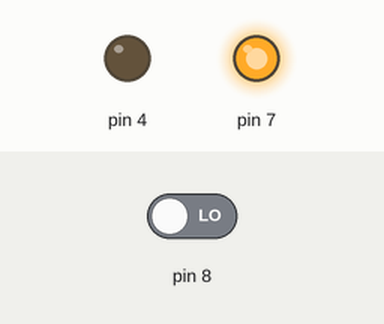
This sketch was run on a simulated Arduino Uno, built with avr-gcc and run on an emulated ATmega328P. Shown: output pins drawn as LEDs (lit = HIGH). Dashed ring = blinking. The test bench sets the inputs (shaded band); at power-on: pin 8 LOW.

Above: at 1.2 s.
1.3 s: pin 8 driven HIGH
At 2.08 s:
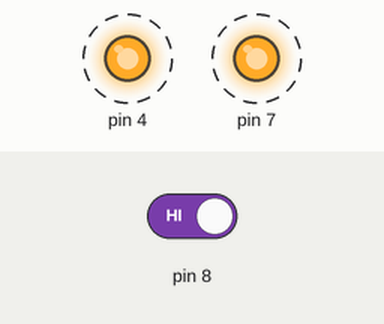
4.3 s: pin 8 driven LOW
At 4.32 s:
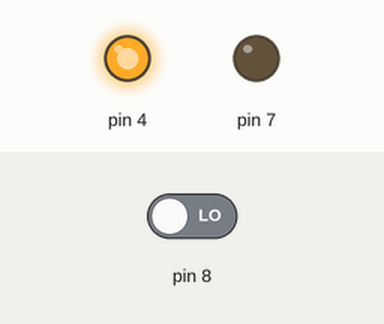
At 5.7 s:
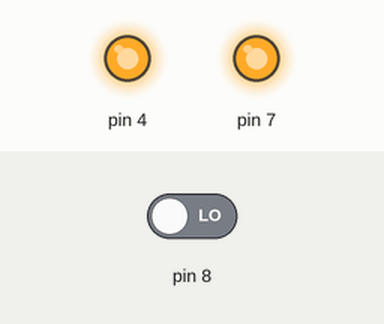
Timing chart, 0 to 7.3 s (numbered marks = the images above; inputs shaded):
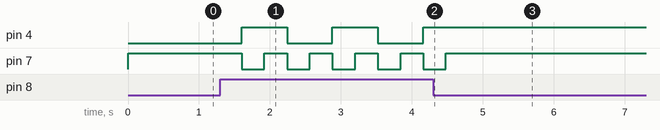

Measured:
- after the input at 1.3 s, pin 4: alternates HIGH for 0.64 s and LOW for 0.64 s, starting after 0.30 s; pin 7: alternates HIGH for 0.32 s and LOW for 0.32 s, starting after 0.30 s
- after the input at 4.3 s, pin 4: stops changing and stays HIGH; pin 7: goes on until 4.5 s, then stays HIGH

The sketch:

in_out.ino
```cpp
// Variables
int boton=0;
int Nivel=4; // 4 cambios al presionar el boton

void setup(){
    // Pin de entrada
    pinMode(8, INPUT);
    // Pines de salida
    pinMode(7, OUTPUT);
    pinMode(4, OUTPUT);
}

void loop(){
    boton=digitalRead(8); // se lee el estado del pin 8 (boton)

    if(boton==HIGH){
        Nivel--; // cada que cambia el estado cambia el valor a imprimir
        delay(300); // delay para que el cambio no sea instantaneo
        if(Nivel<1){ // cuando el valor llega a 0
            Nivel=4; // se regresa a 4
        }
    }

    if(Nivel==4){ // modo 1
        digitalWrite(4,LOW); // apagado
        digitalWrite(7,HIGH); // encendido
        delay(20);
    }
    else if(Nivel==3){ // modo 2
        digitalWrite(4,HIGH); // prendido
        digitalWrite(7,LOW); // apagado
        delay(20);
    }
    else if(Nivel==2){ // modo 3
        digitalWrite(4,HIGH); // prendido
        digitalWrite(7,HIGH); // prendido
        delay(20);
    }
    else if(Nivel==1){ // modo 4
        digitalWrite(4,LOW); // apagado
        digitalWrite(7,LOW); // apagado
        delay(20);
    }
}
```
